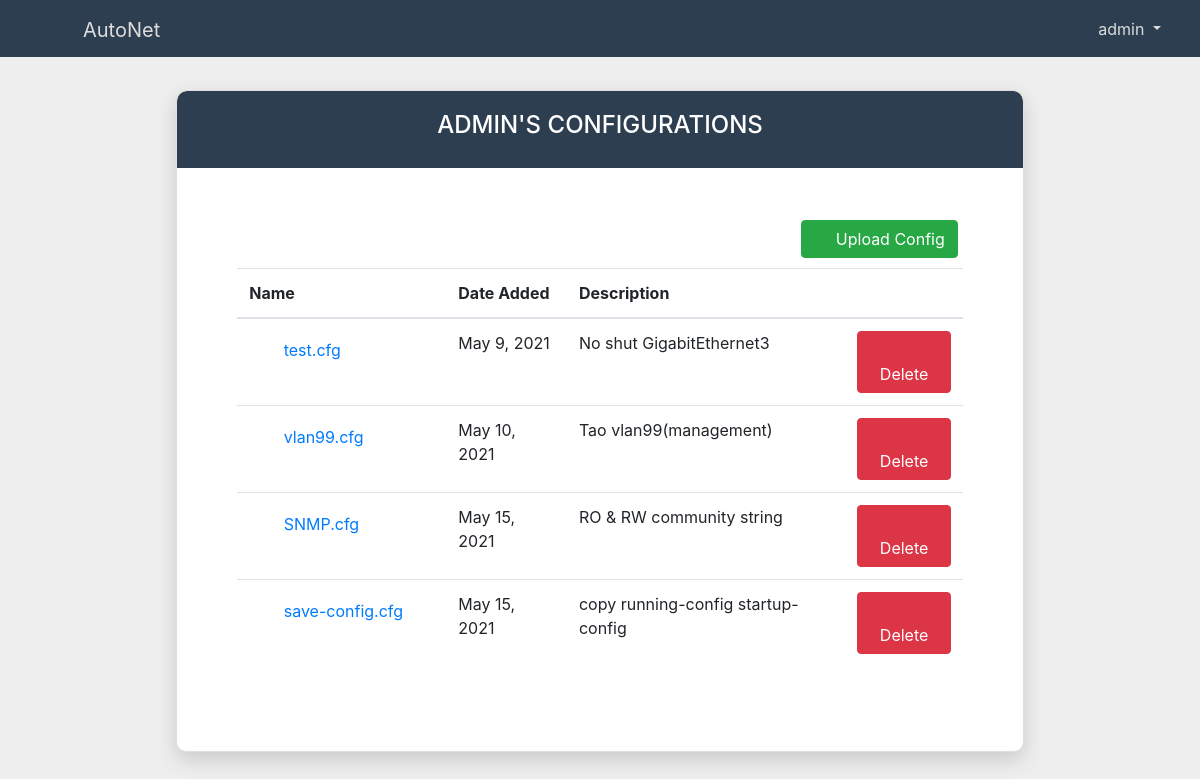
Screenshot of /configure/ (signed in) with the database file from the repository.
### control/models.py (models this page shows, shortened)
class UserConfig(models.Model):
    user = models.ForeignKey(User, null=True, on_delete=models.CASCADE)
    fileName = models.CharField(max_length=255, default='1')
    dateAdded = models.DateField(default='1970-01-01')
    description = models.CharField(max_length=255, default='')
    configPath = models.FileField(upload_to=get_user_config_path)

### control/views.py (the view, shortened to what this page needs)
# urls.py: path('configure/', views.create_config, name='create_config'),
def create_config(request):
    if not request.user.is_authenticated:
        return redirect('control:login')
    configFileList = UserConfig.objects.filter(user=request.user)
    return render(request, 'control/configure_mainpage.html', {'configList': configFileList})

### control/templates/control/configure_mainpage.html (shortened to what this page needs)
{% extends 'control/base.html' %}{% block config_list %}active{% endblock %} {% block body %}
<div class="container-fluid" xmlns="http://www.w3.org/1999/html">
    <div class="row justify-content-center">
        <div class="col-sm-12 col-md-9">
            <div class="card discover-wrapper" style="overflow-x: scroll;">
                <div class="card-heading text-center">
                    <h4 class="title">{{user.username}}'s Configurations</h4>
                </div>
                <div class="card-body">
                    <div class="col-md-12 text-right">
                        <button class="btn btn-success" data-toggle="modal" data-target="#uploadConfig"><i
                                class="fas fa-upload"></i>&nbsp; Upload Config
                        </button>
                    </div>
                    <div class="sub-div" style="height:400px ; overflow-y:scroll">
                        <table class="table">
                            <thead>
                            <th>Name</th>
                            <th>Date Added</th>
                            <th>Description</th>
                            <th></th>
                            </thead>
                            <tbody>
                            {% for file in configList %}
                            <tr>
                                <td><form method="get" action="{% url 'control:get_config' file.id %}">{% csrf_token %}<button type="submit" class="btn btn-link" ><i class="fas fa-file-alt"></i>&nbsp;&nbsp;{{file.fileName}}</button></form>
                                </td>
                                <td>{{file.dateAdded}}</td>
                                <td>{{file.description}}</td>
                                <td>
                                    <form action="{% url 'control:delete_config' %}" method="post">
                                        <button class="btn btn-danger" type="submit"><i class="fas fa-trash"></i>&nbsp; Delete</button>
                                    </form>
                                </td>
                            </tr>
                            {% endfor %}
                            </tbody>
                        </table>
                    </div>
                </div>
            </div>
        </div>
    </div>
</div>
{% endblock %}

### control/templates/control/base.html (shortened to what this page needs)
{% load static %}
<!doctype html>
<html lang="en">
<head>
    <link rel="stylesheet" href="{% static 'style/css/bootstrap.min.css' %}">
    <link rel="stylesheet" type="text/css" href="{% static 'DataTables/datatables.min.css' %}"/>
    <link rel="stylesheet" href="{% static 'fontawesome-free-5.15.1-web/css/all.css' %}">
    <link rel="stylesheet" href="{% static 'style/sidebar.css' %}">
</head>
<body>
    <div id="wrapper" class>
        <nav class="navbar fixed-top navbar-expand-lg navbar-light bg-custom" style="height: 57px;">
            <div class="container-fluid">
                <div class="navbar-header">
                    <a href="#" class="btn" id="menu-toggle">
                        <i class="fas fa-bars" style="color: #ddd;"></i>
                    </a>&nbsp;&nbsp;
                    <a class="navbar-brand" href="{% url 'control:index' %}" style="padding-top: 10px; color: #ddd;">AutoNet</a>
                </div>
                <ul class="navbar-nav ml-auto">
                    <li class="nav-item dropdown">
                        <a class="dropdown-toggle user-dropdown" href="#" id="navbarDropdown1" role="button" data-toggle="dropdown" aria-haspopup="true" aria-expanded="false" style="text-decoration: none;">
                            <span class="fas fa-cog"></span>&nbsp;&nbsp;{{user.username}}
                        </a>
                    </li>
                </ul>
            </div>
        </nav>
        <div id="page-content-wrapper">
            {% block body %} {% endblock %}
        </div>
        </div>
</body>
</html>

### control/static/style/sidebar.css (style rules this page uses)
body { background: #EEEEEE; height: 100%; overflow-y: scroll !important; }
.bg-custom { background: #2c3e50; }
#page-content-wrapper { width: 100%; padding: 15px; transition: 0.1s; }
.navbar li a { display: block; }
.navbar a { color: #ddd; }
.user-dropdown { border-width: 1px; border-radius: 5px; border: solid #ddd0 1px; padding: 4px 7px; }
.card { border-radius: 3px; background: #fff; }
.card-heading { background: #2c3e50; color: #fff; padding: 20px 0; border-top-left-radius: 10px; border-top-right-radius: 10px; text-transform: uppercase; }
.card-body { padding: 52px 50px; padding-bottom: 73px; }
.discover-wrapper { margin-top: 75px; background: #fff; border-radius: 10px; box-shadow: 0px 8px 20px 0px rgba(0, 0, 0, 0.15); overflow-x: hidden; }
.card-body .sub-div { display: flex; margin-bottom: 20px; padding: 10px; }

### rows the page displays
UserConfig: fileName "test.cfg", dateAdded "May 9, 2021", description "No shut GigabitEthernet3"
UserConfig: fileName "vlan99.cfg", dateAdded "May 10, 2021", description "Tao vlan99(management)"
UserConfig: fileName "SNMP.cfg", dateAdded "May 15, 2021", description "RO & RW community string"
UserConfig: fileName "save-config.cfg", dateAdded "May 15, 2021", description "copy running-config startup-config"

### other values shown
{{ user.username }} "admin"
{{ user.username }} "ADMIN"
